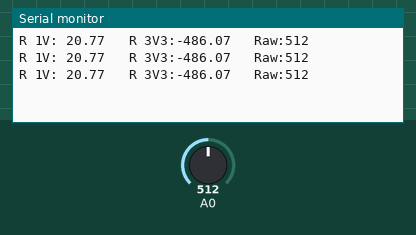
Simulated run of this sketch. Board: Arduino Uno, built with avr-gcc and run on an emulated ATmega328P. Shown: the last lines printed to the serial monitor. The inputs (shaded band) are chosen by the test bench; at power-on: A0 = 512.

Above: at 1.2 s.
1.3 s: A0 set to 716
At 1.9 s:
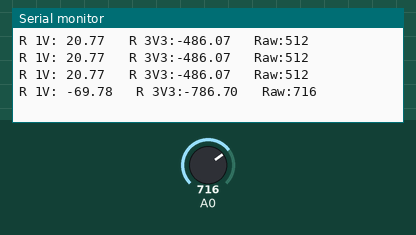
2.8 s: A0 set to 900
At 3.4 s:
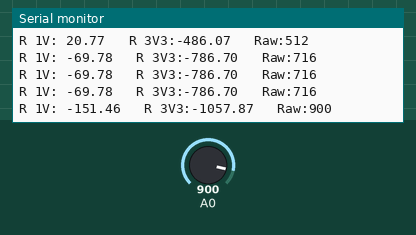
Timing chart, 0 to 5.8 s (numbered marks = the images above; inputs shaded):
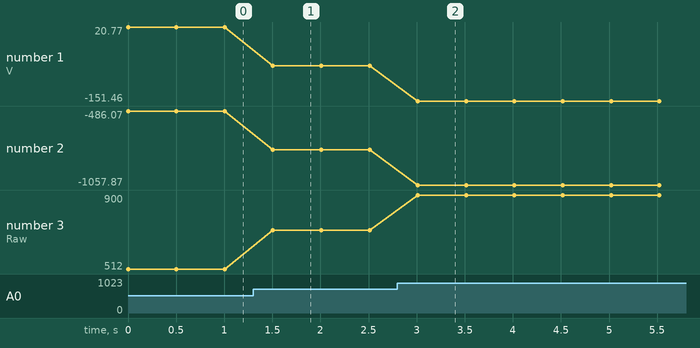

The sketch:

test_1n4148_temp_adc.ino
```cpp
	//test_1n4148_temp_adc.ino

	#define TEMP_REF	15.0		// Por ejemplo, ponele...
	#define READ_REF_1V		525.0
	#define READ_REF_3V3	172.0
	 // coeficiente en mV/C°
	#define DIODE_TEMP_COEFF	2.2

	void setup() {
	  // put your setup code here, to run once:
	  Serial.begin(115200);
	}

	void loop()
	{
		uint16_t read1 = analogRead(A0);
		uint16_t read2 = analogRead(A0);
		uint16_t read3 = analogRead(A0);
		uint16_t read4 = analogRead(A0);
		uint16_t read5 = analogRead(A0);
		uint16_t read = (read1 + read2 + read3 + read4 + read5) / 5;

		float read_diff_1V = ((float) read - READ_REF_1V) * (1.0 / 1024.0);
		float temp_1V = TEMP_REF - ((read_diff_1V * 1000) / (DIODE_TEMP_COEFF));

		float read_diff_3V3 = ((float) read - READ_REF_3V3) * (3.32 / 1024.0);
		float temp_3V3 = TEMP_REF - ((read_diff_3V3 * 1000) / DIODE_TEMP_COEFF);

		Serial.print("R 1V: ");
		Serial.print(temp_1V);
		Serial.print("\t R 3V3:");
		Serial.print(temp_3V3);
		Serial.print("\t Raw:");
		Serial.print(read);

		/*Serial.print("1V reading: ");
		Serial.print(temp_1V);
		Serial.print("C\t");
		Serial.print("3V3 reading: ");
		Serial.print(temp_3V3);
		Serial.println("C");*/

		Serial.println("");

		delay(500);
	}
```

Measured:
- after the input at 1.3 s, the serial monitor: prints a new line after 0.21 s (image 1)
- after the input at 2.8 s, the serial monitor: prints a new line after 0.21 s (image 2)
- plotted number 1: 20.77 → -69.78 after the input at 1.3 s, -69.78 → -151.46 after the input at 2.8 s
- plotted number 2: -486.07 → -786.7 after the input at 1.3 s, -786.7 → -1057.87 after the input at 2.8 s
- plotted number 3: 512 → 716 after the input at 1.3 s, 716 → 900 after the input at 2.8 s
